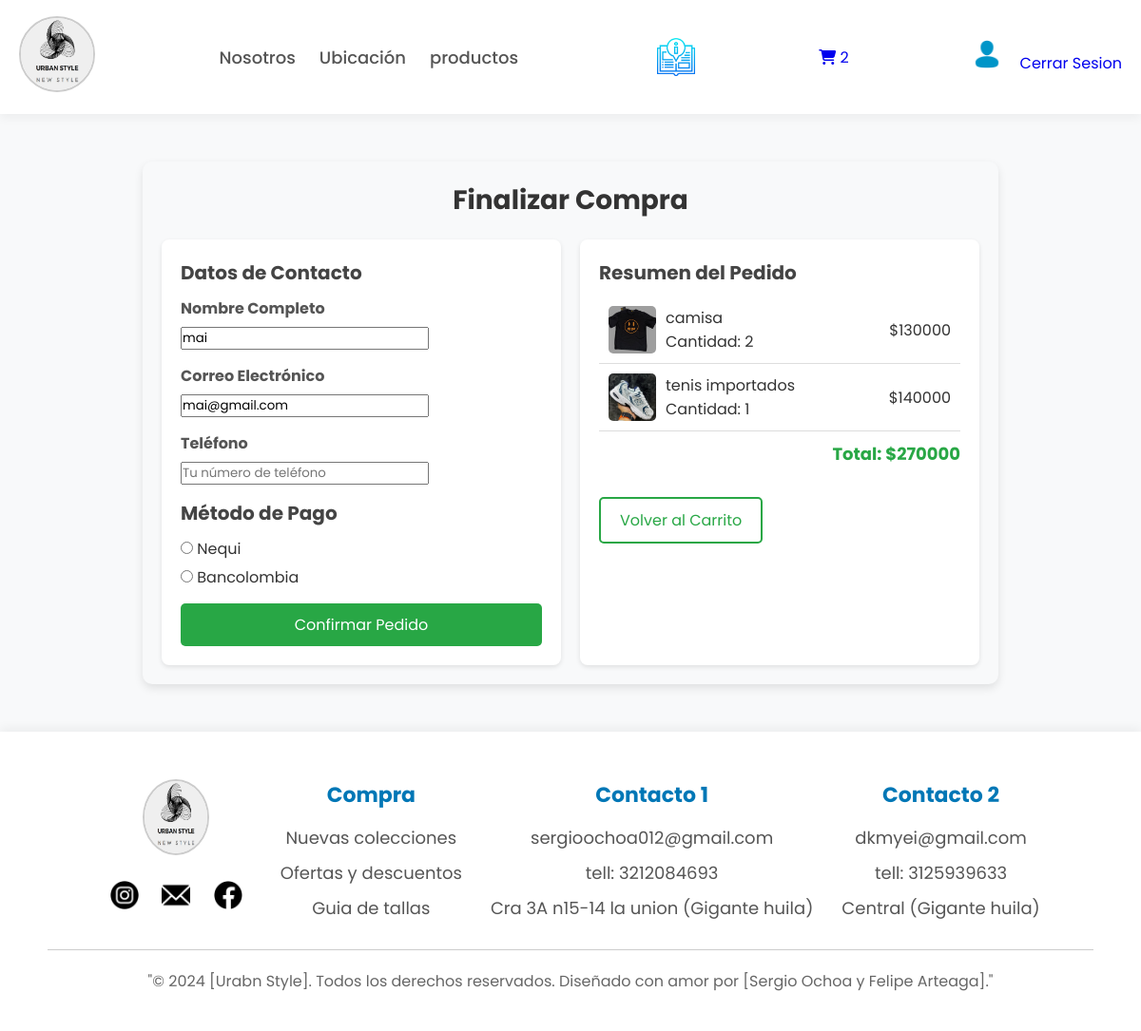
The app's page /pasarela/ (signed in) with its own data.
### productos/models.py (models this page shows, shortened)
class CarritoItem(models.Model):
    usuario = models.ForeignKey(User, on_delete=models.CASCADE, null=True, blank=True)
    producto = models.ForeignKey(Producto, on_delete=models.CASCADE)
    cantidad = models.IntegerField(default=1)
    sesion_id = models.CharField(max_length=100, null=True, blank=True)
    fecha_creacion = models.DateTimeField(auto_now_add=True)
    def subtotal(self):
        return self.producto.precio * self.cantidad

class Producto(models.Model):
    nombre = models.CharField(max_length=200)
    descripcion = models.TextField()
    precio = models.DecimalField(max_digits=10, decimal_places=0)
    foto = models.ImageField(upload_to='productos/')
    fecha_creacion = models.DateField(auto_now_add=True)

### productos/views.py (the view)
# urls.py: path('pasarela/', views.pasarela, name='pasarela'),
def pasarela(request):
    carrito_items = []
    total = 0
    if request.user.is_authenticated:
        carrito_items = CarritoItem.objects.filter(usuario=request.user)
    else:
        if request.session.session_key:
            carrito_items = CarritoItem.objects.filter(sesion_id=request.session.session_key)
    if not carrito_items:
        messages.warning(request, "Tu carrito está vacío")
        return redirect('ver_carrito')
    for item in carrito_items:
        total += item.subtotal()
    if request.method == 'POST':
        form = OrdenForm(request.POST)
        metodo_pago = request.POST.get('metodo_pago')
        if form.is_valid() and metodo_pago:
            orden = form.save(commit=False)
            if request.user.is_authenticated:
                orden.usuario = request.user
            else:
                orden.sesion_id = request.session.session_key
            orden.total = total
            orden.metodo_pago = metodo_pago
            orden.save()
            for item in carrito_items:
                OrdenItem.objects.create(
                    orden=orden,
                    producto=item.producto,
                    precio=item.producto.precio,
                    cantidad=item.cantidad
                )
            carrito_items.delete()
            enviar_correo_confirmacion(orden)
            messages.success(request, "Tu pedido ha sido procesado con éxito")
            return redirect('confirmar', orden_id=orden.id)
        else:
            messages.error(request, "Por favor selecciona un método de pago válido.")
    else:
        initial_data = {}
        if request.user.is_authenticated:
            try:
                datos = Datos.objects.get(usuario=request.user)
                initial_data = {
                    'nombre': f"{datos.nombre} {datos.apellido}",
                    'email': request.user.email
                }
            except Datos.DoesNotExist:
                initial_data = {
                    'nombre': request.user.username,
                    'email': request.user.email
                }
        form = OrdenForm(initial=initial_data)
    return render(request, 'pasarela.html', {
        'form': form,
        'carrito_items': carrito_items,
        'total': total
    })

### productos/forms.py
class OrdenForm(forms.ModelForm):
    METODOS_PAGO = [
        ('nequi', 'Nequi'),
        ('bancolombia', 'Bancolombia'),
    ]
    metodo_pago = forms.ChoiceField(
        choices=METODOS_PAGO,
        widget=forms.RadioSelect,
        required=True
    )
    class Meta:
        model = Orden
        fields = ['nombre', 'email', 'telefono', 'metodo_pago']
        widgets = {
            'nombre': forms.TextInput(attrs={'class': 'form-control', 'placeholder': 'Tu nombre completo'}),
            'email': forms.EmailInput(attrs={'class': 'form-control', 'placeholder': 'tucorreo@ejemplo.com'}),
            'telefono': forms.TextInput(attrs={'class': 'form-control', 'placeholder': 'Tu número de teléfono'}),
        }

### productos/templates/pasarela.html (shortened to what this page needs)
{% extends 'base.html' %}
{% load static %}
{% block content %}
<link rel="stylesheet" href="{% static 'tienda/pasarela.css' %}">
<div class="checkout-container">
    <h1 class="checkout-titulo">Finalizar Compra</h1>
    <div class="checkout-grid">
        <div class="checkout-form">
            <h2 class="resumen-titulo">Datos de Contacto</h2>
            <form method="POST">
                <div class="form-group">
                    <label for="{{ form.nombre.id_for_label }}">Nombre
Completo</label>
                    {{ form.nombre }}
                </div>
                <div class="form-group">
                    <label for="{{ form.email.id_for_label }}">Correo
Electrónico</label>
                    {{ form.email }}
                </div>
                <div class="form-group">
                    <label for="{{ form.telefono.id_for_label }}">Teléfono</label>
                    {{ form.telefono }}
                </div>
                <h2 class="resumen-titulo">Método de Pago</h2>
                <div class="form-group">
                    {% for radio in form.metodo_pago %}
                        <div class="form-check">
                            {{ radio.tag }} {{ radio.choice_label }}
                        </div>
                    {% endfor %}
                </div>
                <button type="submit" class="btn btn-success">
                    Confirmar Pedido
                </button>
            </form>
        </div>
        <div class="checkout-resumen">
            <h2 class="resumen-titulo">Resumen del Pedido</h2>
            {% for item in carrito_items %}
            <div class="resumen-item">
                <div class="resumen-producto">
                    <img src="{{ item.producto.foto.url }}" alt="{{ item.producto.nombre }}" class="resumen-imagen">
                    <div>
                        <div>{{ item.producto.nombre }}</div>
                        <div>Cantidad: {{ item.cantidad }}</div>
                    </div>
                </div>
                <div>${{ item.subtotal }}</div>
            </div>
            {% endfor %}
            <div class="resumen-total">
                Total: ${{ total }}
            </div>
            <div style="margin-top: 2rem;">
                <a href="{% url 'ver_carrito' %}" class="btn btn-outline">
                    Volver al Carrito
                </a>
            </div>
        </div>
    </div>
</div>
{% endblock %}

### productos/static/tienda/base.css (style rules this page uses)
* { margin: 0; padding: 0; box-sizing: border-box; text-decoration: none; list-style: none; font-family: "Poppins", sans-serif; }
body { background-color: #F8F9FA; color: #333; display: flex; flex-direction: column; min-height: 100vh; }

### productos/static/tienda/pasarela.css (style rules this page uses)
.checkout-container { max-width: 900px; margin: 50px auto; padding: 20px; background-color: #f8f9fa; border-radius: 10px; box-shadow: 0px 4px 10px rgba(0, 0, 0, 0.1); }
.checkout-titulo { text-align: center; font-size: 28px; font-weight: bold; color: #333; }
.checkout-grid { display: grid; grid-template-columns: 1fr 1fr; gap: 20px; margin-top: 20px; }
.checkout-form { background: white; padding: 20px; border-radius: 8px; box-shadow: 0px 2px 5px rgba(0, 0, 0, 0.1); }
.checkout-resumen { background: white; padding: 20px; border-radius: 8px; box-shadow: 0px 2px 5px rgba(0, 0, 0, 0.1); }
.form-group { margin-bottom: 15px; }
.form-group label { font-weight: bold; color: #555; display: block; margin-bottom: 5px; }
.form-check { margin: 5px 0; }
.btn-success { display: block; width: 100%; padding: 10px; background-color: #28a745; color: white; text-align: center; border-radius: 5px; font-size: 16px; text-decoration: none; transition: background 0.3s ease; border: none; cursor: pointer; }
.resumen-titulo { font-size: 20px; font-weight: bold; color: #444; margin-bottom: 10px; }
.resumen-item { display: flex; justify-content: space-between; padding: 10px; border-bottom: 1px solid #ddd; align-items: center; }
.resumen-producto { display: flex; align-items: center; gap: 10px; }
.resumen-imagen { width: 50px; height: 50px; border-radius: 5px; object-fit: cover; }
.resumen-total { font-size: 18px; font-weight: bold; color: #28a745; text-align: right; margin-top: 10px; }
.btn-outline { display: inline-block; padding: 10px 20px; background-color: white; color: #28a745; text-decoration: none; border: 2px solid #28a745; border-radius: 5px; transition: all 0.3s ease; }

### records on screen
CarritoItem: producto.foto (picture), producto.nombre "camisa", cantidad "2", subtotal "130000"
CarritoItem: producto.foto (picture), producto.nombre "tenis importados", cantidad "1", subtotal "140000"

### other values on screen
{{ total_items }} "2"
{{ radio.choice_label }} "Nequi" "Bancolombia"
{{ total }} "270000"
